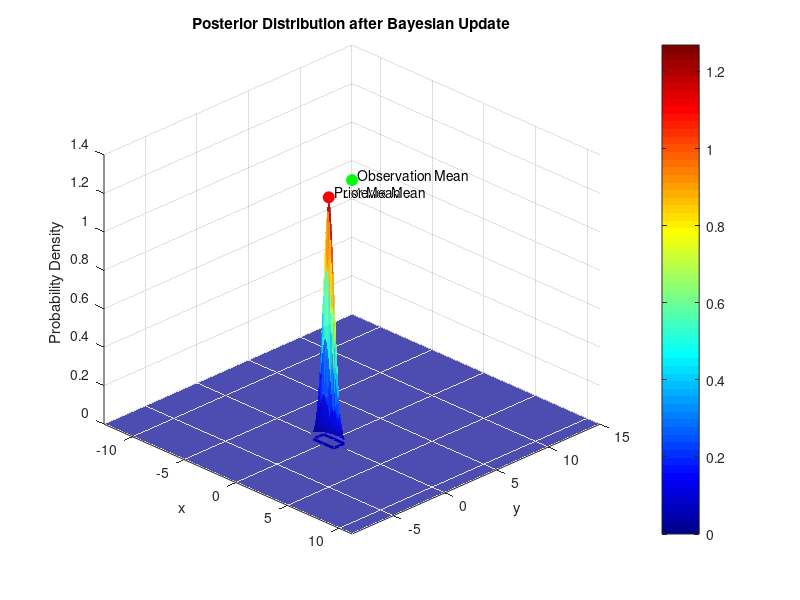

MATLAB code for this plot:
% Clear previous figures and variables
clear;
close all;
clc;

% Define the size of the rectangle (Feasible Set)
width = 2;
height = 1;

% Calculate the lower-left corner position
x_left = -width/2;
y_bottom = -height/2;

% Define standard deviations for the prior distribution
sigma_x = 0.5;
sigma_y = 0.25;

% Prior mean and covariance
mu0 = [0; 0];
Sigma0 = [sigma_x^2, 0; 0, sigma_y^2];

% Likelihood (Observation) parameters
mu1 = [-0.75; 3];
sigma1 = 4;
Sigma1 = [sigma1^2, 0; 0, sigma1^2];

% Compute the posterior covariance
Sigma_post_inv = inv(Sigma0) + inv(Sigma1);
Sigma_post = inv(Sigma_post_inv);

% Compute the posterior mean
mu_post = Sigma_post * (inv(Sigma0) * mu0 + inv(Sigma1) * mu1);

% Create a grid that covers both the feasible set and the new mean
x_range = linspace(min(x_left, mu1(1) - 3*sigma1), max(x_left + width, mu1(1) + 3*sigma1), 200);
y_range = linspace(min(y_bottom, mu1(2) - 3*sigma1), max(y_bottom + height, mu1(2) + 3*sigma1), 200);
[X, Y] = meshgrid(x_range, y_range);

% Compute the posterior probability density function
Z_post = zeros(size(X));
for i = 1:size(X,1)
    for j = 1:size(X,2)
        x_vec = [X(i,j); Y(i,j)];
        Z_post(i,j) = mvnpdf(x_vec', mu_post', Sigma_post);
    end
end

% Plot the feasible set (rectangle)
figure;
rectangle('Position', [x_left, y_bottom, width, height], 'EdgeColor', 'b', 'LineWidth', 2);
hold on;

% Plot the posterior distribution
surf(X, Y, Z_post, 'EdgeColor', 'none', 'FaceAlpha', 0.7);

% Mark the prior mean, observation mean, and posterior mean
plot3(mu0(1), mu0(2), max(Z_post(:)), 'ro', 'MarkerSize', 8, 'MarkerFaceColor', 'r');
text(mu0(1), mu0(2), max(Z_post(:)), '  Prior Mean', 'VerticalAlignment', 'bottom');

plot3(mu1(1), mu1(2), max(Z_post(:)), 'go', 'MarkerSize', 8, 'MarkerFaceColor', 'g');
text(mu1(1), mu1(2), max(Z_post(:)), '  Observation Mean', 'VerticalAlignment', 'bottom');

plot3(mu_post(1), mu_post(2), max(Z_post(:)), 'ko', 'MarkerSize', 8, 'MarkerFaceColor', 'k');
text(mu_post(1), mu_post(2), max(Z_post(:)), '  Posterior Mean', 'VerticalAlignment', 'bottom');

% Customize the colormap and add a colorbar
colormap jet;
colorbar;

% Label the axes
xlabel('x');
ylabel('y');
zlabel('Probability Density');

% Add a title to the plot
title('Posterior Distribution after Bayesian Update');

% Set the viewing angle for better visualization
view(45, 30);

% Turn on the grid
grid on;

% Adjust axis limits for better visualization
xlim([min(x_left, mu1(1) - 3*sigma1), max(x_left + width, mu1(1) + 3*sigma1)]);
ylim([min(y_bottom, mu1(2) - 3*sigma1), max(y_bottom + height, mu1(2) + 3*sigma1)]);

% Release the hold
hold off;
